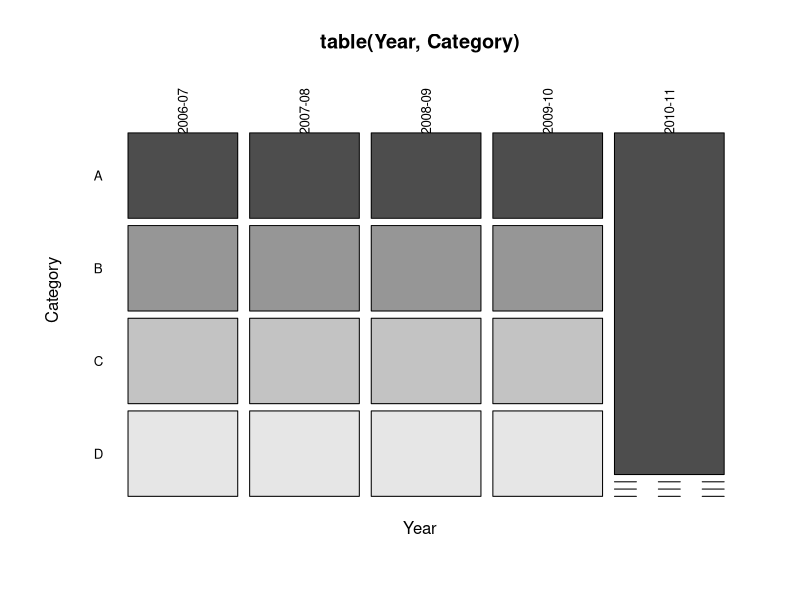
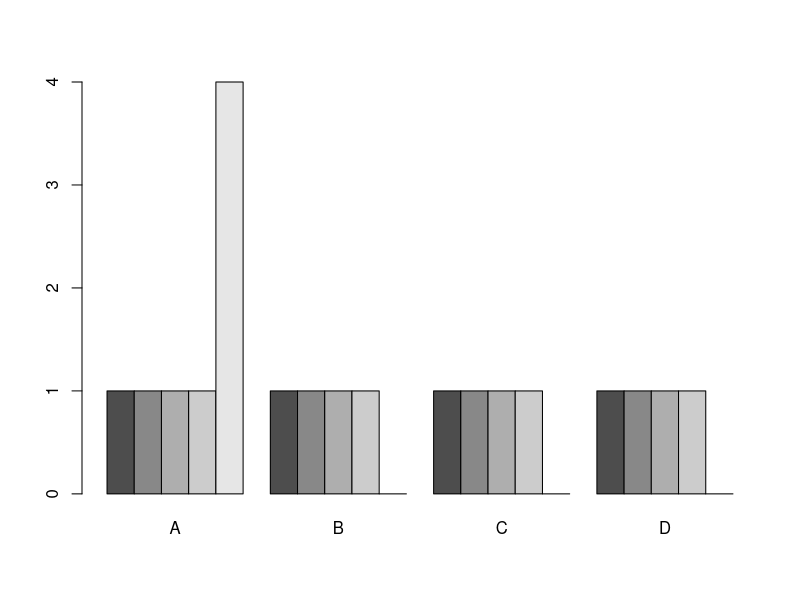
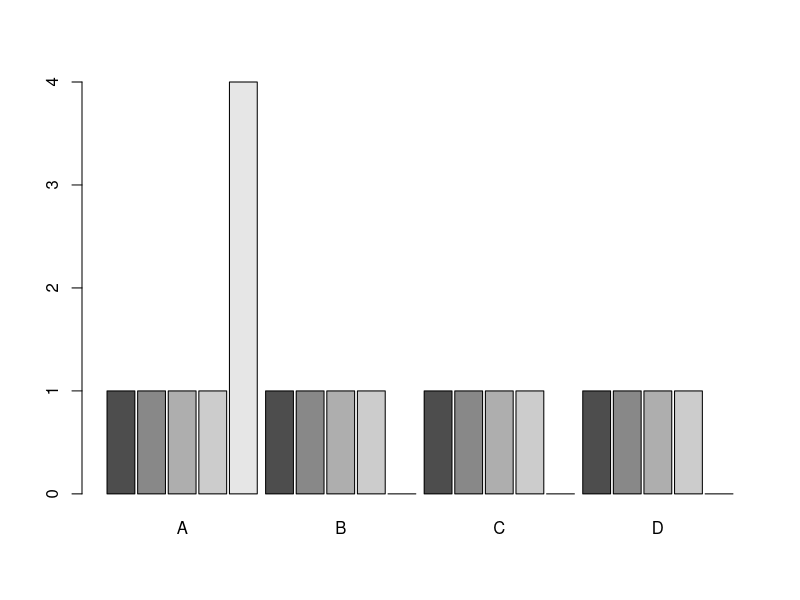
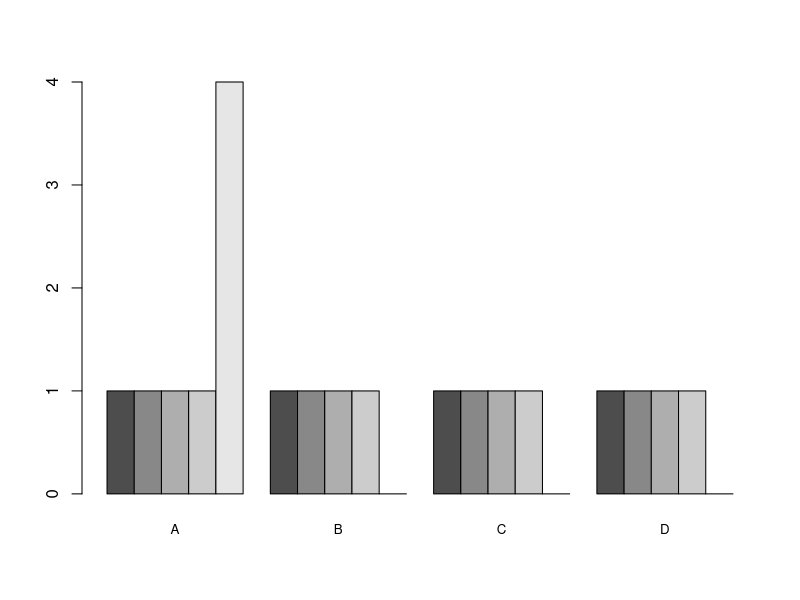
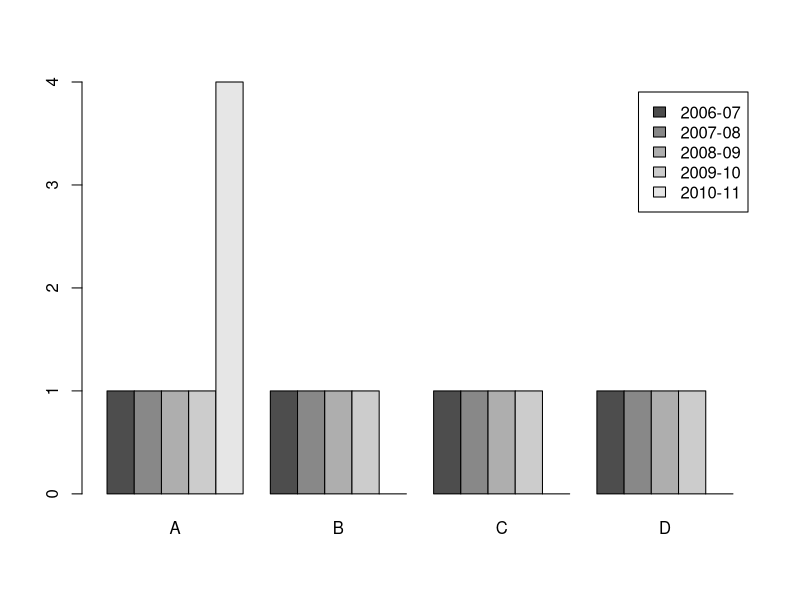
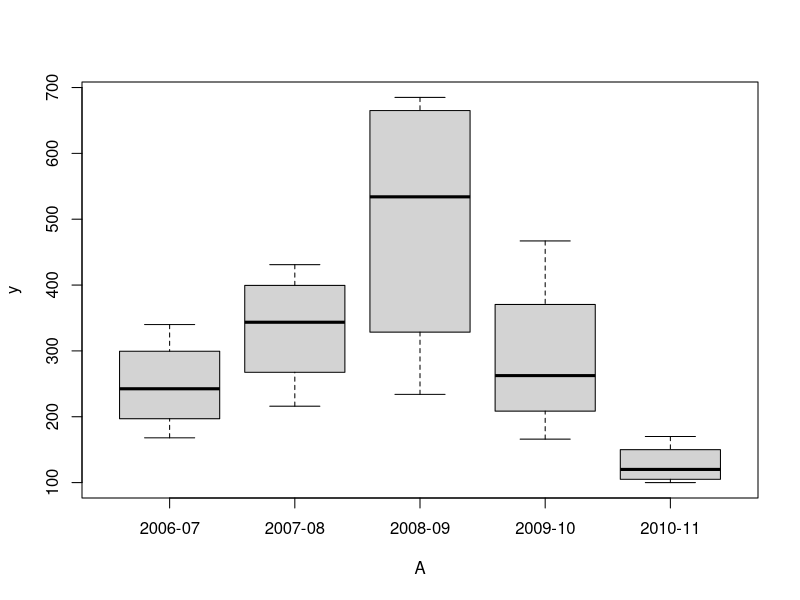
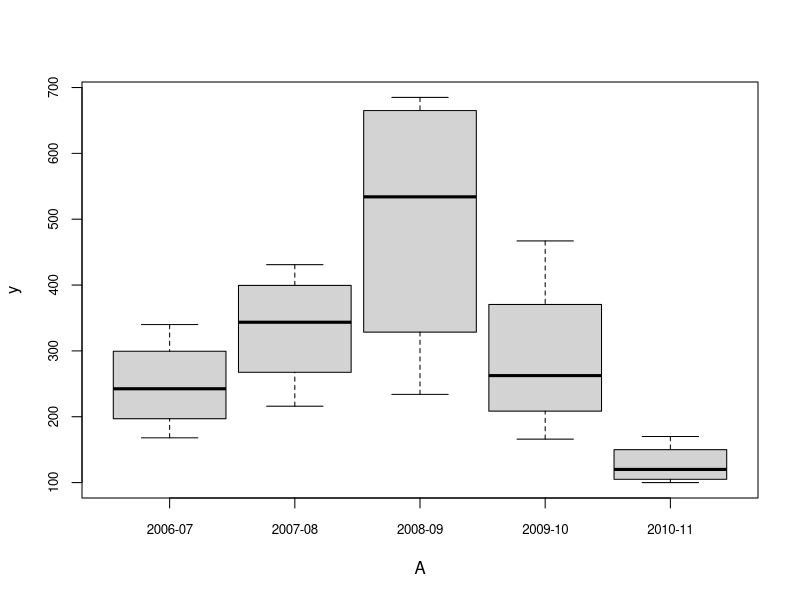
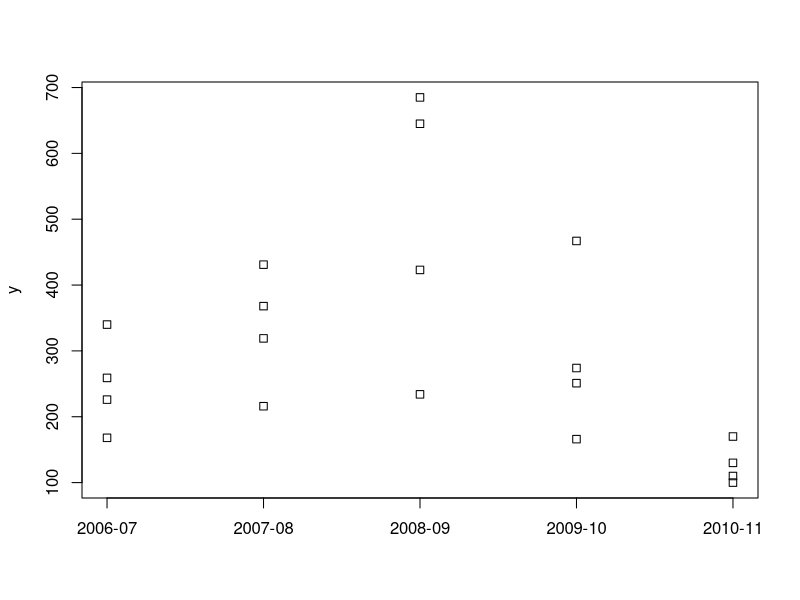

Write the R code that produced these figures, in order.
# Frequency Tables
#https://www.zoology.ubc.ca/~schluter/R/display/

A=Year      <- c(rep(c("2006-07", "2007-08", "2008-09", "2009-10","2010-11"), each = 4))
B=Category  <- c(rep(c("A", "B", "C", "D"), times = 4),'A','A','A','A')
y=Frequency <- c(168, 259, 226, 340, 216, 431, 319, 368, 423, 645, 234, 685, 166, 467, 274, 251,110,100,130,170)
x= 1:20
Data      <- data.frame(Year, Category, Frequency,x)
Data
table(Year,Category)
ftable(Year,Category)

mytable <- table(Year, Category)
addmargins(mytable, margin = c(1,2), FUN = sum, quiet = F)
mytable <- table(Category, Year)
mytableDF = data.frame(mytable)
str(mytableDF)
mytableDF

myftable <- ftable(Data, row.vars = c("Year","Category")) # flat table
myftable
x1 <- data.frame(myftable)    # save the results in a new data frame "x1"
str(x1)
x1

tapply(Frequency, INDEX = Year, FUN = mean, na.rm = TRUE)
tapply(Frequency, INDEX = Category, FUN = sum, na.rm = TRUE)
tapply(Frequency, INDEX = list(Year, Category), FUN = sum, na.rm = TRUE, addmargins=T)

# graphs
mosaicplot(table(Year, Category), col = TRUE, las = 2, cex.axis = 0.8)
barplot(table(A,B), beside = TRUE)
barplot(table(A,B), beside = TRUE, space = c(.1,.3))
barplot(table(A,B), beside = TRUE, cex.names = 0.8)    # adj label size
barplot(table(A,B), beside = TRUE, legend.text = TRUE) # add legend
boxplot(y ~ A)      # formula method: response ~ explanatory
boxplot(y ~ A
  ,cex.axis = 0.8       # reduce size of axis labels (to fit them onto figure)
  ,boxwex = .9         # adjust width of boxes
  ,varwidth = TRUE      # widths proportional to sqrt(n)
)

stripchart(y ~ A, vertical = TRUE)      # formula method datapoints not many
stripchart(y ~ A, vertical = TRUE, method = "jitter", jitter = 0.2) #use jitter to reduce overlap of points.
stripchart(y ~ A, vertical = TRUE, cex.axis = 0.8, pch = 1)
stripchart(y ~ A, vertical = TRUE, pch = "-")
y[B=='A'];A[B=='A']
# nOT WORKING
stripchart(y ~ A, vertical = TRUE, method = "jitter", pch = "")
stripchart(y[B=='A'] ~ A[B=='A'], method = "jitter", pch = 1, add = TRUE)
stripchart(y[B=='B'] ~ A[B=='B'], method = "jitter", pch = 16, add = TRUE)

stripchart(y ~ A, vertical = TRUE, method = "jitter", pch = 1)
tapply(y,A, FUN = mean, na.rm = TRUE)
points( c(1,2,3,4,5), tapply(y, A, mean), pch = 16) #  working 5 colns ie. 1 to 5
points( c(1,2,3,4,5) + 0.2, tapply(y, A, mean), col='red', pch = 16) # Offset points

# lines for categorical x values ??? # not working
lines( c('2006-07',300), c('2008-09',700))                 # vertical line
lines(  c(5,10) ~ c(1,1))               # same using formula method
arrows(1, 5, 1, 10, angle=90, code=3)   # same with line ends


# Interaction Plots
interaction.plot(A, B, y)
interaction.plot(B, A, y)                            # Put B along x-axis instead
interaction.plot(A, B, y, fun = median)              # median of y
interaction.plot(A, B, y, col = 1:length(unique(B))) # color the lines
interaction.plot(A, B, y, las=2)                     # more room for A's labels


# xy plot    : lattice
library(lattice)
lattice::xyplot(y ~ x | B, data = Data, pch = 16, aspect = 0.7)
histogram(~ x | B, data = Data, layout = c(1,4), right = FALSE)
barchart( ~ table(A) | B, data = Data)
table(A) ;B; table(A,B)
barchart(table(A) ~ names(table(A)) | B, data = Data, scales = list(x=list(rot=60)))
barchart(table(B) ~ names(table(B)) | A, data = Data)
xyplot(y ~ x | B, data = Data, pch = 16, aspect = 0.7)
xyplot(y ~ x | B, data = Data, pch = 16, aspect = 0.7,
       panel=function(x, y) { # Use x and y here, not real variable names
         panel.xyplot(x, y)   # draws the scatter plot
         panel.lmline(x, y)   # fits the regression line
       }
)
